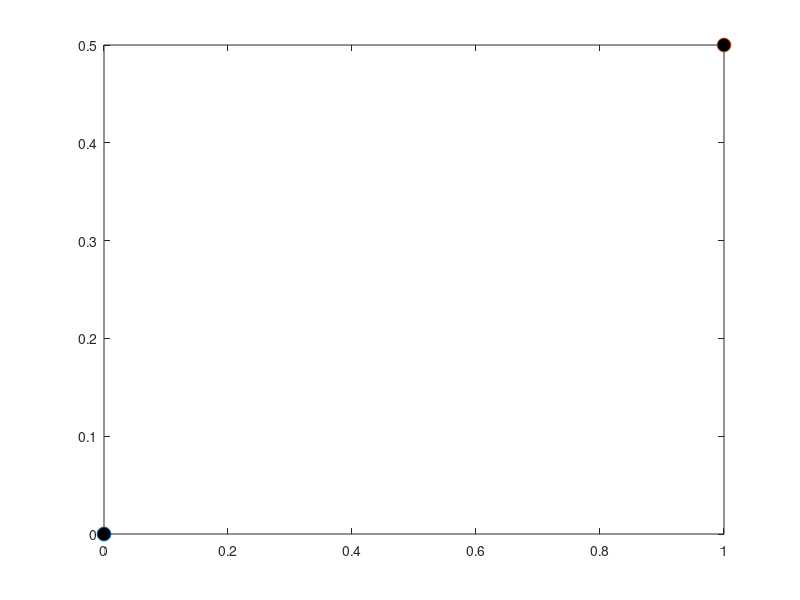

Recreate this plot in MATLAB. (Note: this script raises an error after producing the figure.)
clc;
close all;
clear all;

%% 

% import functions folder
addpath(genpath('functions'))
x = [0 0];
y = [1 0.5];
theta = pi/4;
alpha = 0.1;

figure(1)
plot(x(1), x(2), 'o', 'MarkerSize', 10, 'MarkerFaceColor', 'k')
hold on
plot(y(1), y(2), 'o', 'MarkerSize', 10, 'MarkerFaceColor', 'k')
for i=1:4

  % Problem when collapsing the circle to a point (the cone becomes a line)
  dy = norm([-sin(theta) cos(theta)]*(y - x)');

  % Circle centerd in y with radius equal to the goal alignment distance
  B = circle(y(1),y(2), dy);
  B_shape = polyshape(B(:,1), B(:,2));

  w = x + ([cos(theta) sin(theta)]'*[cos(theta) sin(theta)]*(y - x)')';

  % Points for the convex hull operator
  z = [x; y; w];

  hull = convhull(z(:,1), z(:,2));

  % Truncated cone
  shape = polyshape(z(hull,1), z(hull,2));
  cone = union(shape, B_shape);

  %% Plots

  % plot(B(:,1), B(:,2), 'k')
  plot(cone, 'FaceAlpha', alpha, 'FaceColor', 'r')
  % plot(z(hull,1), z(hull,2), 'r')
  % plot(cone.Vertices(:,1), cone.Vertices(:,2), 'b')
  axis equal

  x = x + [0.2 0.15];
  theta = theta - pi/50;
  alpha = alpha + 0.1;
end
hold off